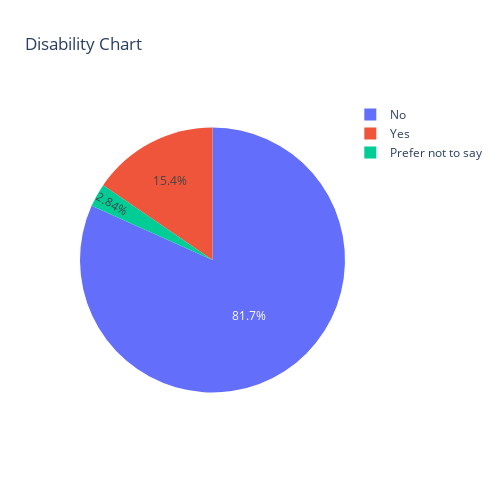

Notebook cell for this chart:
### Code cell
fig = px.pie(disability_df, values='Amount of People', names=label,
             title='Disability Chart',)
fig.update_traces(textposition='inside')
fig.update_layout(    width=500,
    height=500,)
fig.show()

### Figure 1 — Plotly figure (JSON) as saved in the notebook; plotly's stock layout.template omitted (floating-point values rounded to 4 significant figures)
{"data": [{"domain": {"x": [0, 1], "y": [0, 1]}, "hovertemplate": "label=%{label}<br>Amount of People=%{value}<extra></extra>", "labels": ["No", "Prefer not to say", "Yes"], "legendgroup": "", "name": "", "showlegend": true, "textposition": "inside", "type": "pie", "values": [8171, 284, 1545]}], "layout": {"height": 500, "legend": {"tracegroupgap": 0}, "title": {"text": "Disability Chart"}, "width": 500}}
